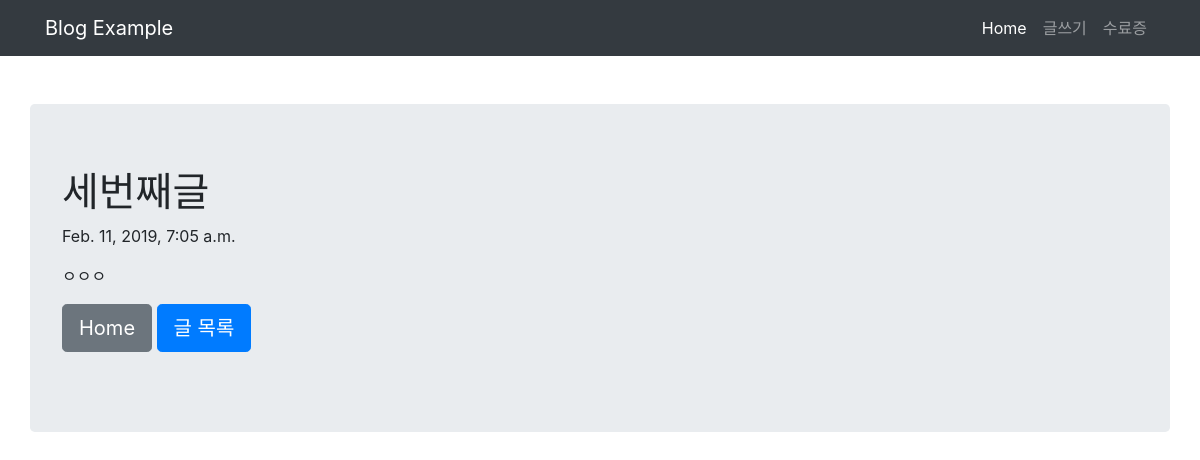
Page /blog/3 on the earlier database version.
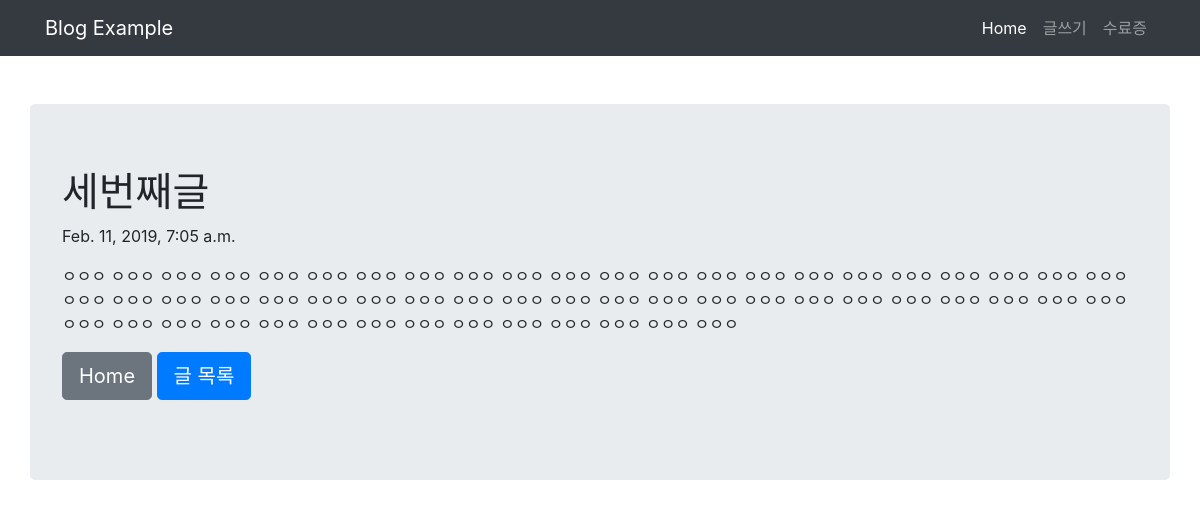
Same page on the later database version.
### blog/models.py (models this page shows, shortened)
class Blog(models.Model):
    title = models.CharField(max_length=200)
    pub_date = models.DateTimeField('date published')
    body = models.TextField()

### blog/views.py (the view)
# urls.py: path('blog/<int:blog_id>',blog.views.detail,name="detail"),
def detail(request,blog_id):
    blog_detail = get_object_or_404(Blog, pk = blog_id)
    return render(request, 'detail.html', {'blog':blog_detail})

### blog/templates/detail.html (shortened to what this page needs)
<!DOCTYPE html>
<html lang="en">
<head>
    <link rel="stylesheet" href="https://stackpath.bootstrapcdn.com/bootstrap/4.1.3/css/bootstrap.min.css"
>
</head>
<body>
    <nav class="navbar navbar-expand-lg navbar-dark bg-dark">
        <div class="container">
            <a class="navbar-brand" href="{% url 'home' %}">Blog Example</a>
            <div class="collapse navbar-collapse" id="navbarNavAltMarkup">
                <div class="navbar-nav ml-auto">
                    <a class="nav-item nav-link active" href="{% url 'home' %}">Home</span></a>
                    <a class="nav-item nav-link" href="{% url 'new' %}">글쓰기</a>
                    <a class="nav-item nav-link" href="#">수료증</a>
                </div>
            </div>
        </div>
    </nav>
    <br><br>
    <div class="container jumbotron">
        <h1>{{ blog.title }}</h1>
        <p>{{ blog.pub_date }}</p>
        <p>{{ blog.body }}</p>
        <p><a class="btn btn-lg btn-secondary" href="{% url 'home' %}" role="button">Home</a> <a class="btn btn-lg btn-primary" href="{% url 'allList' %}" role="button">글 목록</a></p>
    </div>
</body>
</html>

Differences in the rows shown:
changed Blog "세번째글": body "ㅇㅇㅇ" → "ㅇㅇㅇ ㅇㅇㅇ ㅇㅇㅇ ㅇㅇㅇ ㅇㅇㅇ ㅇㅇㅇ ㅇㅇㅇ ㅇㅇㅇ ㅇㅇㅇ ㅇㅇㅇ ㅇㅇㅇ ㅇㅇㅇ ㅇㅇㅇ ㅇㅇㅇ ㅇㅇㅇ ㅇㅇㅇ ㅇㅇㅇ ㅇㅇㅇ ㅇㅇㅇ ㅇㅇㅇ ㅇㅇㅇ ㅇㅇㅇ ㅇㅇㅇ ㅇㅇㅇ ㅇㅇㅇ ㅇㅇㅇ ㅇㅇㅇ ㅇㅇㅇ ㅇㅇㅇ ㅇㅇㅇ ㅇㅇㅇ ㅇㅇㅇ ㅇㅇㅇ ㅇㅇㅇ ㅇㅇㅇ ㅇㅇㅇ ㅇㅇㅇ ㅇㅇㅇ ㅇㅇㅇ ㅇㅇㅇ ㅇㅇㅇ ㅇㅇㅇ ㅇㅇㅇ ㅇㅇㅇ ㅇㅇㅇ ㅇㅇㅇ ㅇㅇㅇ ㅇㅇㅇ ㅇㅇㅇ ㅇㅇㅇ ㅇㅇㅇ ㅇㅇㅇ ㅇㅇㅇ ㅇㅇㅇ ㅇㅇㅇ ㅇㅇㅇ ㅇㅇㅇ ㅇㅇㅇ"
